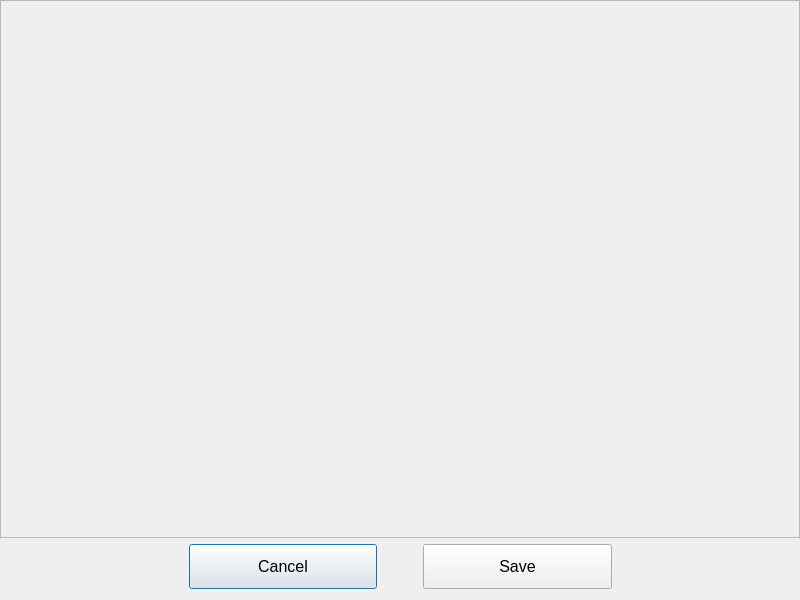
<?xml version="1.0" encoding="UTF-8"?>
<ui version="4.0">
 <class>ReportPreviewDialog</class>
 <widget class="QDialog" name="ReportPreviewDialog">
  <property name="geometry">
   <rect>
    <x>0</x>
    <y>0</y>
    <width>800</width>
    <height>600</height>
   </rect>
  </property>
  <property name="windowTitle">
   <string>Dialog</string>
  </property>
  <layout class="QVBoxLayout" name="verticalLayout" stretch="0,0">
   <property name="leftMargin">
    <number>0</number>
   </property>
   <property name="topMargin">
    <number>0</number>
   </property>
   <property name="rightMargin">
    <number>0</number>
   </property>
   <item>
    <widget class="QScrollArea" name="scrollArea">
     <property name="verticalScrollBarPolicy">
      <enum>Qt::ScrollBarAsNeeded</enum>
     </property>
     <property name="horizontalScrollBarPolicy">
      <enum>Qt::ScrollBarAsNeeded</enum>
     </property>
     <property name="sizeAdjustPolicy">
      <enum>QAbstractScrollArea::AdjustIgnored</enum>
     </property>
     <property name="widgetResizable">
      <bool>true</bool>
     </property>
     <widget class="QWidget" name="scrollAreaWidgetContents">
      <property name="geometry">
       <rect>
        <x>0</x>
        <y>0</y>
        <width>798</width>
        <height>536</height>
       </rect>
      </property>
      <layout class="QVBoxLayout" name="verticalLayout_2"/>
     </widget>
    </widget>
   </item>
   <item>
    <layout class="QHBoxLayout" name="horizontalLayout" stretch="1,1,0,1,1">
     <item>
      <spacer name="horizontalSpacer">
       <property name="orientation">
        <enum>Qt::Horizontal</enum>
       </property>
       <property name="sizeHint" stdset="0">
        <size>
         <width>40</width>
         <height>20</height>
        </size>
       </property>
      </spacer>
     </item>
     <item>
      <widget class="QPushButton" name="cancelPushButton">
       <property name="minimumSize">
        <size>
         <width>0</width>
         <height>45</height>
        </size>
       </property>
       <property name="font">
        <font>
         <pointsize>12</pointsize>
        </font>
       </property>
       <property name="text">
        <string>Cancel</string>
       </property>
      </widget>
     </item>
     <item>
      <spacer name="horizontalSpacer_3">
       <property name="orientation">
        <enum>Qt::Horizontal</enum>
       </property>
       <property name="sizeHint" stdset="0">
        <size>
         <width>40</width>
         <height>20</height>
        </size>
       </property>
      </spacer>
     </item>
     <item>
      <widget class="QPushButton" name="savePushButton">
       <property name="minimumSize">
        <size>
         <width>0</width>
         <height>45</height>
        </size>
       </property>
       <property name="font">
        <font>
         <pointsize>12</pointsize>
        </font>
       </property>
       <property name="text">
        <string>Save</string>
       </property>
      </widget>
     </item>
     <item>
      <spacer name="horizontalSpacer_2">
       <property name="orientation">
        <enum>Qt::Horizontal</enum>
       </property>
       <property name="sizeHint" stdset="0">
        <size>
         <width>40</width>
         <height>20</height>
        </size>
       </property>
      </spacer>
     </item>
    </layout>
   </item>
  </layout>
 </widget>
 <resources/>
 <connections/>
</ui>
